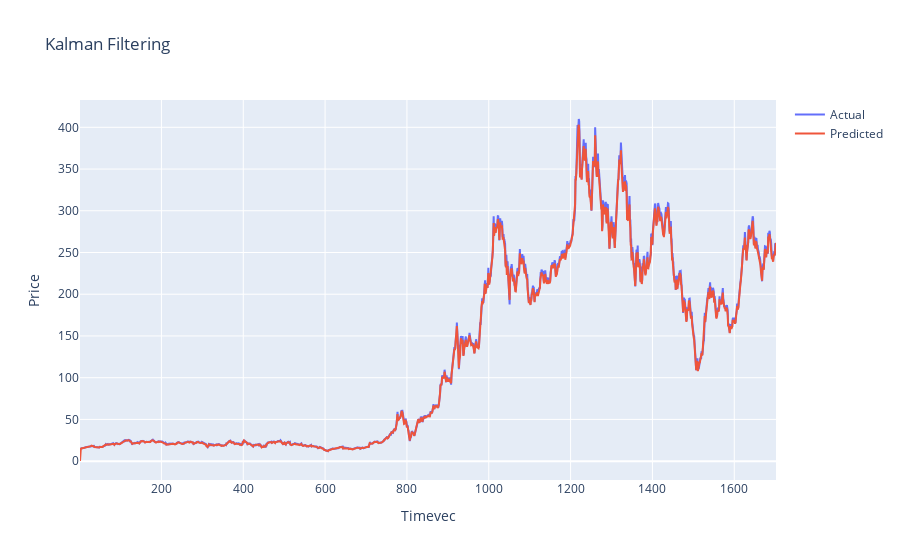

Notebook source saved alongside this figure:
### Code cell
Y = stock['Adj Close'].values
T = Y.size

param0 = np.array([0.78, 1.25, 160*np.std(Y), 920*np.std(Y)])
param_star = minimize(Kalman_Filter, param0, method = 'BFGS', options = {'xtol': 1e-8, 'disp': True})
y_pred = Kalman_Smoother(param_star.x, Y)
timevec = np.linspace(1, T, T)

'''fig = plt.figure(figsize = (20, 8))
plt.plot(timevec, Y, 'r-', label = 'Actual')
plt.plot(timevec, y_pred, 'b:', label = 'Predicted')
plt.legend(loc = 'upper right')
plt.title("Kalman Filtering")
plt.show()'''
import plotly.graph_objects as go
fig = go.Figure()

# Add actual trace
fig.add_trace(go.Scatter(
    x=timevec,
    y=Y,
    mode='lines',
    name='Actual'
)) 

# Add predicted trace  
fig.add_trace(go.Scatter(
    x=timevec,
    y=y_pred,  
    mode='lines',
    name='Predicted'
))

# Set title
fig.update_layout(
    title='Kalman Filtering',
    xaxis_title='Timevec',
    yaxis_title='Price'
)

# Show figure
fig.show()

### Figure 1 — Plotly figure (JSON) as saved in the notebook; plotly's stock layout.template omitted (floating-point values rounded to 4 significant figures; data arrays with more than 128 entries replaced by an {"elided": "..."} marker saying what was removed)
{"data": [{"mode": "lines", "name": "Actual", "type": "scatter", "x": {"elided": "1702 int values"}, "y": {"elided": "1702 float values"}}, {"mode": "lines", "name": "Predicted", "type": "scatter", "x": {"elided": "1702 int values"}, "y": {"elided": "1702 float values"}}], "layout": {"title": {"text": "Kalman Filtering"}, "xaxis": {"title": {"text": "Timevec"}}, "yaxis": {"title": {"text": "Price"}}}}
